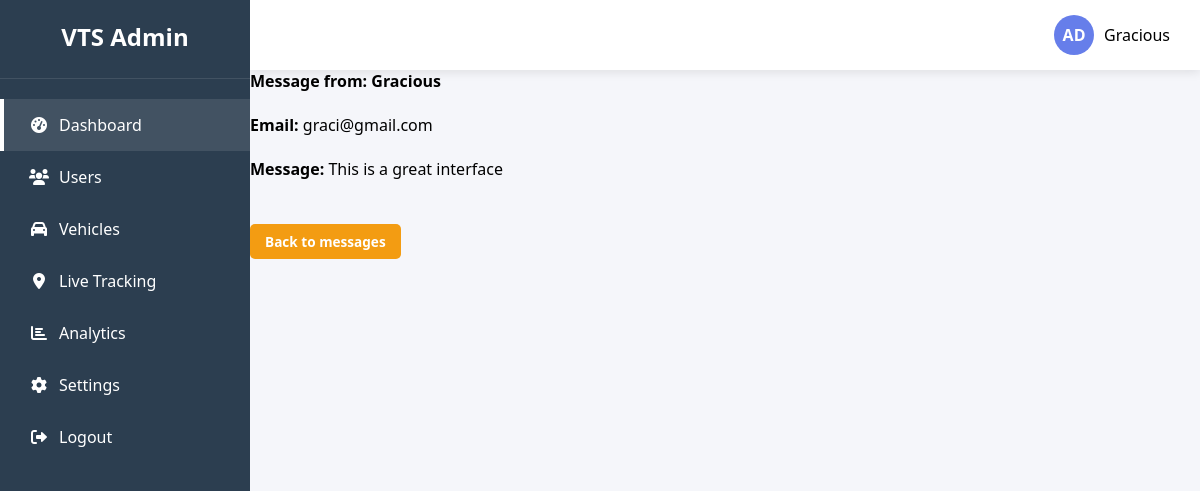
The app's page /feed/messages/2/ (signed in) with its own data.
### contact/models.py (models this page shows, shortened)
class SendMessage(models.Model):
    sender = models.ForeignKey(User,on_delete=models.CASCADE)
    content = models.TextField(null=True, blank=True)
    email = models.EmailField(blank=False,null=False,default='noemail@gmail.com')
    date_Sent = models.DateTimeField(auto_now_add=True)
    subject = models.CharField(max_length=100,null=True,blank=True)

### contact/views.py (the view)
# urls.py: path('messages/<int:message_id>/',views.message_details,name='message_detail')
@login_required
def message_details(request,message_id):
    messages = get_object_or_404(SendMessage,id=message_id)
    return render(request,'message_detail.html',{'message':messages})

### templates/message_detail.html (shortened to what this page needs)
{% extends "adminbase.html" %}
{% load static %}
{% block content %}
<div class="card bg-dark text-light p-4">
    <h4>Message from: {{ message.sender.username }}</h4>
    <br>
    <p><strong>Email:</strong> {{ message.email }}</p> <br>
    <p><strong>Message: </strong>{{ message.content }}</p> <br><br>
    <a href="{% url 'contact:Adminmessage' %}" class="btn btn-warning mt-3">
        Back to messages
    </a>
</div>
{% endblock content %}

### templates/adminbase.html (shortened to what this page needs)
<html lang="en">
{% load static %}
<head>
    {% block boot %}
    <link rel="stylesheet" href="https://cdnjs.cloudflare.com/ajax/libs/font-awesome/6.0.0/css/all.min.css">
    {% endblock boot %}
</head>
<body>
    {% block sidebar %}
    <div class="sidebar">
        <div class="sidebar-header">
            <h2>VTS Admin</h2>
        </div>
        <div class="sidebar-menu">
            <a href="{% url "system:dashboard" %}" class="menu-item active">
                <i class="fas fa-tachometer-alt"></i>
                <span>Dashboard</span>
            </a>
            <a href="{% url "contact:Adminmessage" %}" class="menu-item">
                <i class="fas fa-users"></i>
                <span>Users</span>
            </a>
            <a href="#" class="menu-item">
                <i class="fas fa-car"></i>
                <span>Vehicles</span>
            </a>
            <a href="{% url "contact:liveTrack" %}" class="menu-item">
                <i class="fas fa-map-marker-alt"></i>
                <span>Live Tracking</span>
            </a>
            <a href="{% url "contact:analysis" %}" class="menu-item">
                <i class="fas fa-chart-bar"></i>
                <span>Analytics</span>
            </a>
            <a href="#" class="menu-item">
                <i class="fas fa-cog"></i>
                <span>Settings</span>
            </a>
            <a href="{% url "system:logout" %}" class="menu-item">
                <i class="fas fa-sign-out-alt"></i>
                <span>Logout</span>
            </a>
        </div>
    </div>
    {% endblock sidebar %}
    {% block navbar %}
    <div class="main-content">
        <div class="top-nav">
            <div class="nav-right">
                <div class="user-profile">
                    <div class="user-avatar">AD</div>
                    <span>{{request.user|title}}</span>
                </div>
            </div>
        </div>
    {% endblock navbar %}
    {% block content %}{% endblock content %}
</body>
</html>

### templates/adminbase.html (style rules this page uses)
* { margin: 0; padding: 0; box-sizing: border-box; }
:root { --primary: #667eea; --secondary: #764ba2; --danger: #e74c3c; --success: #2ecc71; --warning: #f39c12; --info: #3498db; --dark: #2c3e50; --light: #ecf0f1; --sidebar-width: 250px; --primary2: #2c3e50; }
body { font-family: 'Segoe UI', Tahoma, Geneva, Verdana, sans-serif; background: #f5f6fa; display: flex; min-height: 100vh; }
.sidebar { width: var(--sidebar-width); background: linear-gradient(to bottom, var(--primary2), var(--dark)); color: white; position: fixed; height: 100vh; transition: all 0.3s; z-index: 1000; }
.sidebar-header { padding: 20px; text-align: center; border-bottom: 1px solid rgba(255,255,255,0.1); }
.sidebar-header h2 { font-size: 1.5rem; margin-bottom: 5px; }
.sidebar-menu { padding: 20px 0; }
.menu-item { padding: 15px 25px; display: flex; align-items: center; text-decoration: none; color: white; transition: all 0.3s; border-left: 4px solid transparent; }
.menu-item:hover, .menu-item.active { background: rgba(255,255,255,0.1); border-left-color: white; }
.menu-item i { margin-right: 10px; width: 20px; text-align: center; }
.main-content { flex: 1; margin-left: var(--sidebar-width); transition: all 0.3s; }
.top-nav { background: white; padding: 15px 30px; display: flex; justify-content: space-between; align-items: center; box-shadow: 0 2px 10px rgba(0,0,0,0.1); position: sticky; top: 0; z-index: 100; }
.nav-right { display: flex; align-items: center; gap: 20px; }
.user-profile { display: flex; align-items: center; gap: 10px; }
.user-avatar { width: 40px; height: 40px; border-radius: 50%; background: var(--primary); display: flex; align-items: center; justify-content: center; color: white; font-weight: bold; }
.btn { padding: 8px 15px; border: none; border-radius: 5px; cursor: pointer; font-size: 0.85rem; font-weight: 600; transition: all 0.3s; text-decoration: none; display: inline-flex; align-items: center; gap: 5px; }
.btn-warning { background: var(--warning); color: white; }

### records on screen
SendMessage: sender.username "Gracious", email "graci@gmail.com", content "This is a great interface"

### other values on screen
{{ request.user|title }} "Gracious"
